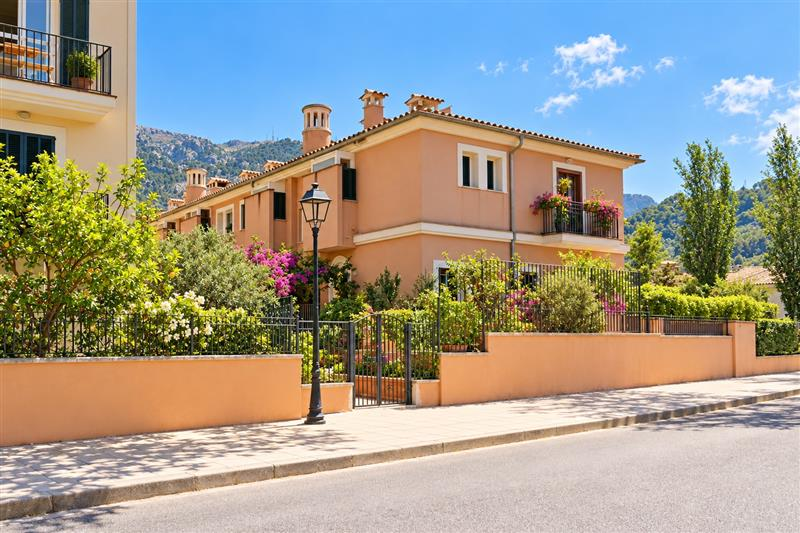
#> input picture assets/photos/mallorca-original.jpg, 800 x 533 px
$ python make-images.py
#> lines starting #> are read from the running program, lines starting #| are printed output that depends on the picture
"""Builds the web images in assets/img/ from the photos in assets/photos/.

Usage:  pip install pillow && python3 dev/make-images.py

Replace assets/photos/<id>-original.* with a new photo and adjust the crop
boxes below (left, top, right, bottom in pixels of the original).
"""
from pathlib import Path
from PIL import Image, ImageEnhance, ImageFilter

ROOT = Path(__file__).resolve().parent.parent
PHOTOS = ROOT / "assets" / "photos"
OUT = ROOT / "assets" / "img"
PORTRAIT_MIN_WIDTH = 600

PROPERTIES = {
    "mallorca": {
        "src": "mallorca-original.jpg",
        "wide": (150, 90, 1448, 901),     # house and mountains, less road
        "portrait": (300, 20, 1155, 920),
        "grade": {"color": 1.0, "contrast": 1.02, "brightness": 1.0, "warm": 1.0},
    },
    "odde": {
        "src": "odde-original.jpg",
        "wide": (0, 40, 1125, 744),
        "portrait": (712, 160, 1125, 595),  # the cabin on the right (the family's house), centred
        "upscale": True,
        "grade": {"color": 1.0, "contrast": 1.02, "brightness": 1.0, "warm": 1.0},
    },
}


def grade(im, g):
    im = ImageEnhance.Color(im).enhance(g["color"])
#> im is the input picture: PIL image 800x533 RGB; mean R, G, B 157.6, 154.2, 141.5
    im = ImageEnhance.Contrast(im).enhance(g["contrast"])
    im = ImageEnhance.Brightness(im).enhance(g["brightness"])
    r, gr, b = im.split()
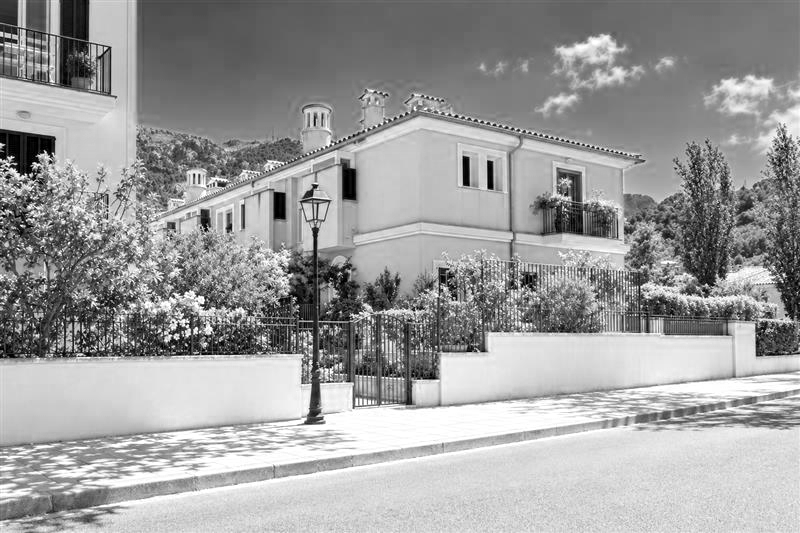
#> r: PIL image 800x533 L; min 0, max 255, mean 157.2
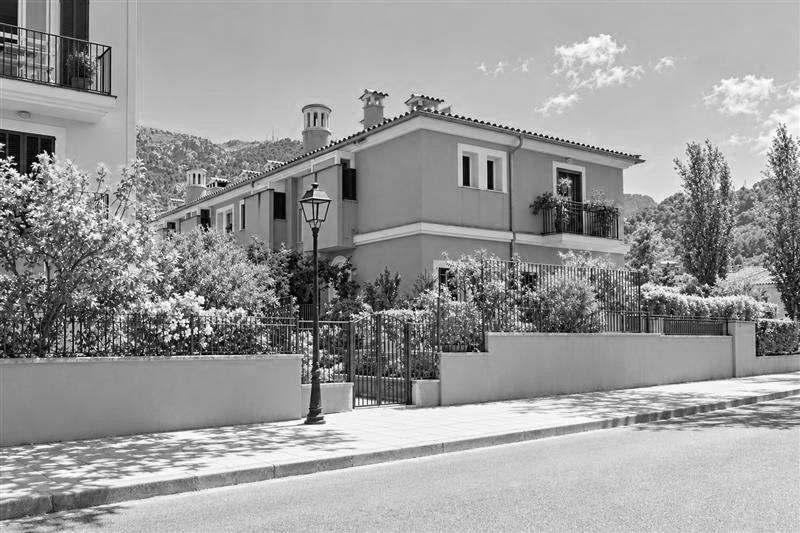
#> gr: PIL image 800x533 L; min 0, max 255, mean 153.7
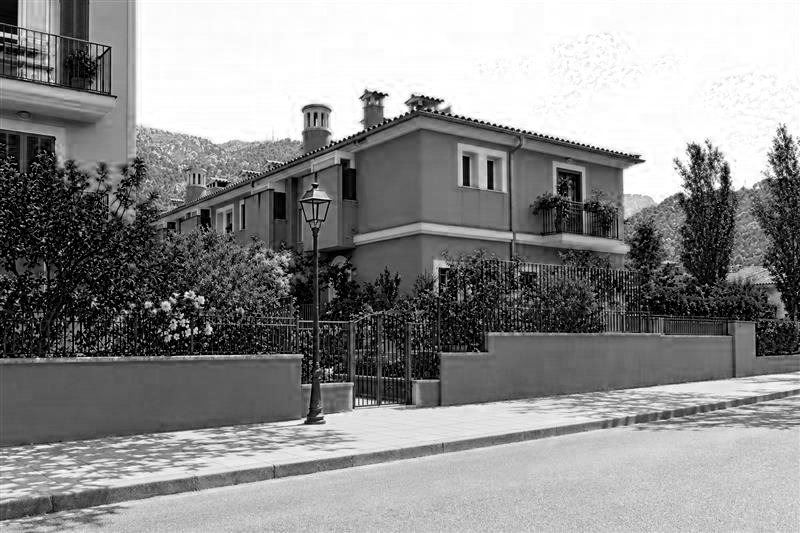
#> b: PIL image 800x533 L; min 0, max 255, mean 140.7
    r = r.point(lambda v: min(255, int(v * g["warm"])))
    b = b.point(lambda v: int(v / g["warm"]))
    im = Image.merge("RGB", (r, gr, b))
    return im.filter(ImageFilter.UnsharpMask(radius=1.0, percent=45, threshold=2))


def save(im, name, width=None, quality=88):
    if width and im.width > width:
        im = im.resize((width, round(im.height * width / im.width)), Image.LANCZOS)
    path = OUT / name
    im.save(path, "WEBP", quality=quality, method=6)
    print(f"{path.relative_to(ROOT)}  {im.width}x{im.height}  {path.stat().st_size // 1024} KB")
    return im


def cover(im, size):
    """Crop-to-fill like CSS object-fit: cover (centered)."""
    tw, th = size
    scale = max(tw / im.width, th / im.height)
    im = im.resize((round(im.width * scale), round(im.height * scale)), Image.LANCZOS)
    left = (im.width - tw) // 2
    top = (im.height - th) // 2
    return im.crop((left, top, left + tw, top + th))


def main():
    OUT.mkdir(parents=True, exist_ok=True)
    portraits = {}
    for pid, cfg in PROPERTIES.items():
        src = grade(Image.open(PHOTOS / cfg["src"]).convert("RGB"), cfg["grade"])
        wide = src.crop(cfg["wide"])
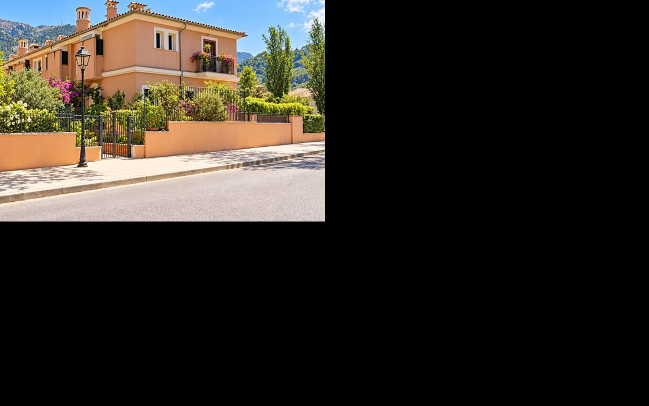
#> wide: PIL image 1298x811 RGB (shown at 1/2 size); mean R, G, B 46.2, 42, 36.1
        portrait = src.crop(cfg["portrait"])
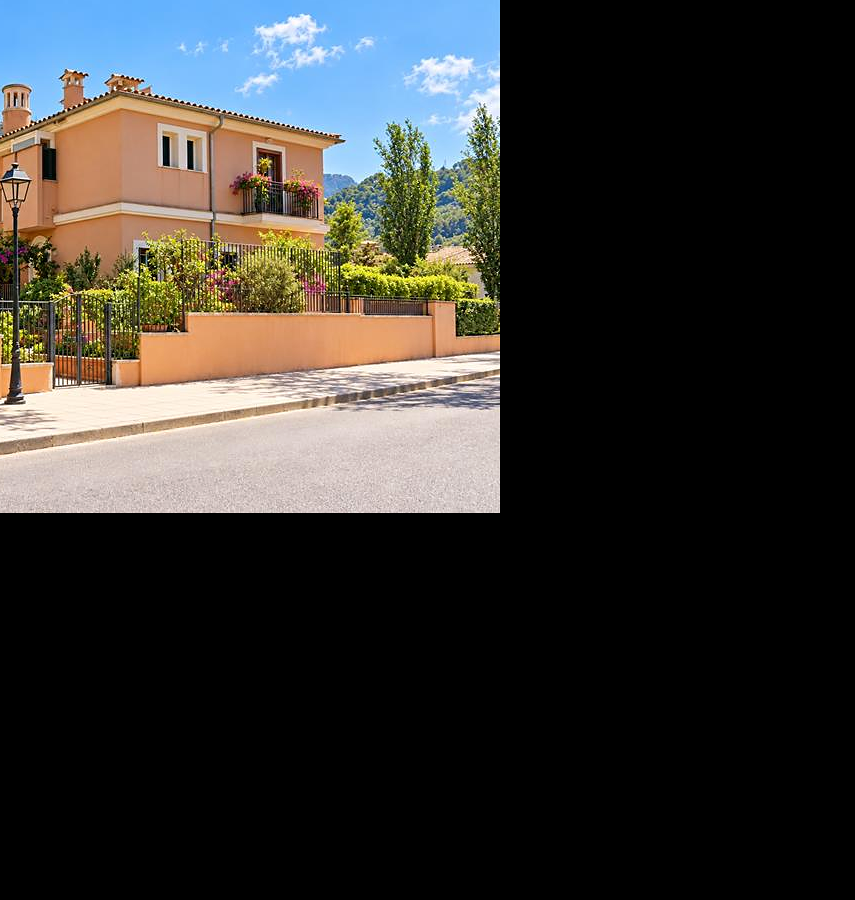
#> portrait: PIL image 855x900 RGB; mean R, G, B 54.4, 53, 50
        if cfg.get("upscale") and portrait.width < PORTRAIT_MIN_WIDTH:  # tight crop: keep cards sharp on phones
            h = round(portrait.height * PORTRAIT_MIN_WIDTH / portrait.width)
            portrait = portrait.resize((PORTRAIT_MIN_WIDTH, h), Image.LANCZOS)
            portrait = portrait.filter(ImageFilter.UnsharpMask(radius=1.2, percent=40, threshold=2))
        save(wide, f"{pid}.webp")
        save(wide, f"{pid}-sm.webp", width=640, quality=80)
        save(portrait, f"{pid}-portrait.webp")
        portraits[pid] = portrait

    # Link preview (Open Graph) for SMS/WhatsApp/Messenger: the two houses side by side.
    og = Image.new("RGB", (1200, 630), (247, 243, 236))
    og.paste(cover(portraits["mallorca"], (597, 630)), (0, 0))
    og.paste(cover(portraits["odde"], (597, 630)), (603, 0))
    og.save(OUT / "og.jpg", "JPEG", quality=82, optimize=True, progressive=True)
    print("assets/img/og.jpg  1200x630")


if __name__ == "__main__":
#> (the run stopped early here; a loop or call above may not have finished)
